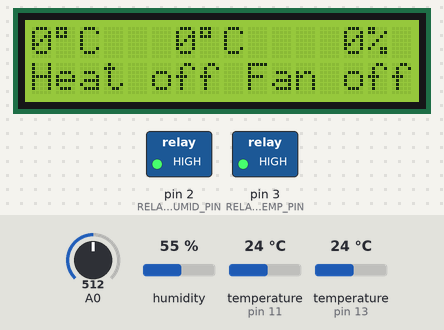
This sketch was run on a simulated Arduino Uno, built with avr-gcc and run on an emulated ATmega328P. Parts: 16×2 character LCD, switched loads named in the sketch (green lamp = pin HIGH). The test bench sets the inputs (shaded band); at power-on: humidity 55 %, A0 = 512, temperature (sensors on pin 11, pin 13) 24 °C.

Above: at 2.2 s.
2.3 s: humidity set to 68 %
At 6.1 s:
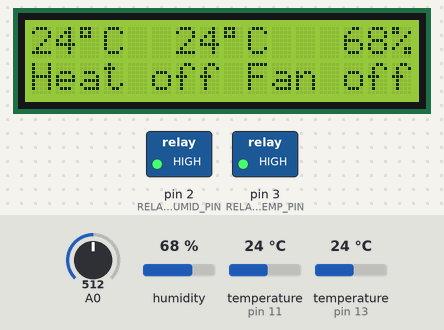
7.3 s: humidity set to 71 %
At 11.5 s:
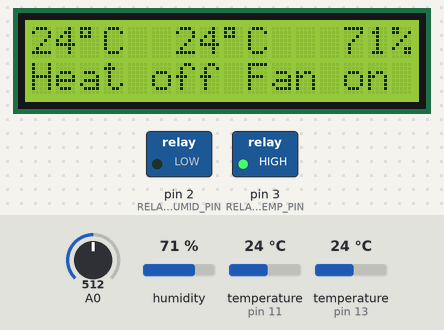
12.3 s: A0 set to 588
13.8 s: A0 set to 617
At 14.5 s:
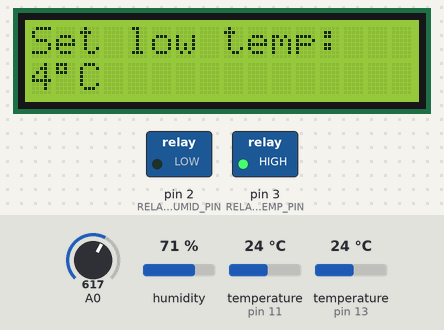
15.3 s: A0 set to 306
At 16.5 s:
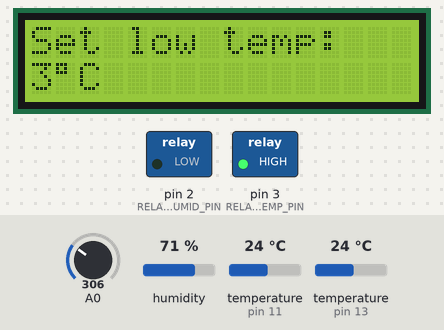
16.8 s: A0 set to 716
At 18.0 s:
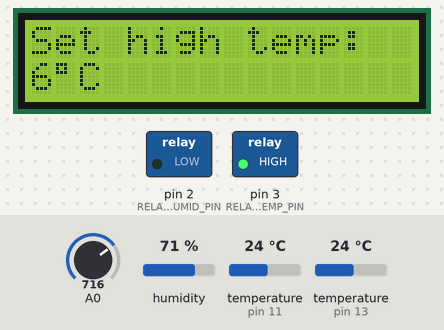
Timing chart, 0 to 19.8 s (numbered marks = the images above; inputs shaded):
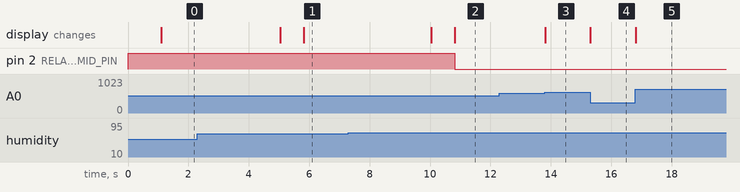

The sketch:

GarageClimate.ino
```cpp
/*
 * Noco-lab: thermo-hygro-stat
 *
 * Hardware:
 *   - Arduino Uno (can be replaced with any other arduino)
 *   - LCD shield with keypad
 *   - DHT11 termo+humidity sensor
 *   - DS18B20 sensor for outdoor
 *   - 2 Relay module
 *
 * Libraries to install:
 *   - DHT sensor library by Adafruit
 *   - OneWire
 *   - DallasTemperature
 */

#include <EEPROM.h>
#include <LiquidCrystal.h>
#include <DHT.h>
#include <OneWire.h>
#include <DallasTemperature.h>

/******************************************************************************/
/* Pins and other config                                                      */
/******************************************************************************/

LiquidCrystal lcd(8, 9, 4, 5, 6, 7);
DHT dht(11, DHT11);  // DHT11 module (temp/humid sensor)

const int RELAY_TEMP_PIN = 3;
const int RELAY_HUMID_PIN = 2;
const int ONE_WIRE_BUS = 13;  // For DS18B20 (outdoor temperature sensor)

const long KEY_TIMEOUT = 30000; // in ms
const long SENSORS_READ_PERIOD = 5000; // in ms, DHT sensor is slow, so 5+ seconds is a good choice

/******************************************************************************/
/* Definitions                                                                */
/******************************************************************************/

enum Key
{
  right,
  up,
  down,
  left,
  select,
  none
};

enum Mode
{
  idle,
  setLowTemp,
  setHighTemp,
  setLowHumid,
  setHighHumid
};

struct Config
{
  byte lowTemp;
  byte highTemp;
  byte lowHumid;
  byte highHumid;
};

struct State
{
  Mode mode;
  float temp;
  float humid;
  float outdoorTemp;
  bool tempOn;
  bool humidOn;
};

OneWire oneWire(ONE_WIRE_BUS);
DallasTemperature dsSensors(&oneWire);
DeviceAddress outdoorSensorAddress;

State state;
Config config;

/******************************************************************************/
/* Functions                                                                  */
/******************************************************************************/

void setup()
{
  pinMode(RELAY_TEMP_PIN, OUTPUT);
  pinMode(RELAY_HUMID_PIN, OUTPUT);
  processRelays(); // Make sure relays are off at startup

  state.mode = idle;
  restoreConfig();
  lcd.begin(16, 2);
  dht.begin();
  dsSensors.begin();
  if (! dsSensors.getAddress(outdoorSensorAddress, 0))
  {
    lcd.setCursor(0, 0);
    lcd.print("ERROR: can't get");
    lcd.setCursor(0, 1);
    lcd.print("DS18B20 address");
    //delay(1000000);
  }


  lcd.setCursor(0, 0);
  lcd.print("  Poconoco-lab  ");
  lcd.setCursor(0, 1);
  lcd.print("Thermohygrostat");
  delay(1000);
}

void loop() {
  switch(state.mode)
  {
    case idle         : loopIdle(); break;
    case setLowTemp   : loopSetup("low temp", "\xDF""C", config.lowTemp, 1); break;
    case setHighTemp  : loopSetup("high temp", "\xDF""C", config.highTemp, 1); break;
    case setLowHumid  : loopSetup("low humid", "%", config.lowHumid, 5); break;
    case setHighHumid : loopSetup("high humid", "%", config.highHumid, 5); break;
  }
}

void loopIdle() {
  processIU();
  processSensors();
  processClimate();
  processRelays();
}

void loopSetup(const char* parameterName, const char* units, byte &parameter, byte step)
{
  processKeys(&parameter, step);
  displaySetup(parameterName, units, parameter);
}

void displaySetup(const char* parameterName, const char* units, const byte parameter)
{
  char line[17];
  snprintf(line, 17, "Set %s:                ", parameterName);
  lcd.setCursor(0, 0);
  lcd.print(line);

  lcd.setCursor(0, 1);
  lcd.print(parameter);
  lcd.print(units);
  lcd.print("               ");
}

void processIU()
{
  displayIdle();
  processKeys(NULL, 0);
}

void displayIdle()
{
  char line[17];

  snprintf(line, 7, "%d\xDF""C     ", int(state.temp));
  line[7]=0;
  lcd.setCursor(0, 0);
  lcd.print(line);

  snprintf(line, 8, "%d\xDF""C     ", int(state.outdoorTemp));
  line[14]=0;
  lcd.setCursor(6, 0);
  lcd.print(line);

  snprintf(line, 4, "%d%%     ", int(state.humid));
  lcd.setCursor(13, 0);
  lcd.print(line);

  lcd.setCursor(0, 1);
  lcd.print(state.tempOn ? "Heat on  " : "Heat off ");
  lcd.setCursor(9, 1);
  lcd.print(state.humidOn ? "Fan on  " : "Fan off ");
}

void processKeys(byte *parameter, byte step)
{
  static Key lastKey = none;
  static long lastTime = 0;
  Key key = readKey();

  const long now = millis();

  if (key == lastKey)
  {
    // Nothing changed
    const long now = millis();
    if (state.mode != idle && lastTime > 0 && now - lastTime > KEY_TIMEOUT)
      toggleModeToIdle();
    return;
  }

  lastKey = key;
  lastTime = now;

  if (key == select)
  {
    toggleMode();
    return;
  }

  if (state.mode == idle)
    return;

  // Other modes are editing config
  if (parameter == NULL)
    return;

  if (key == up)
    *parameter += step;
  else if (key == down)
    *parameter -= step;
}

void toggleMode()
{
  if (state.mode == setHighHumid)
    toggleModeToIdle();
  else
  {
    state.mode = Mode(state.mode + 1);
  }
}

void toggleModeToIdle()
{
  state.mode = idle;
  writeConfig();
}

void processSensors()
{
  static long lastReadTime = 0;
  const long now = millis();

  if (now - lastReadTime > SENSORS_READ_PERIOD)
  {
    lastReadTime = now;
    // Each read can take up to 250 mseconds, so calling processKeysIdle()
    // in between in an attempt to keep keys responsive

    state.temp = dht.readTemperature();
    processIU();
    state.humid = dht.readHumidity();
    processIU();
    dsSensors.requestTemperatures();
    processIU();
    state.outdoorTemp = dsSensors.getTempC(outdoorSensorAddress);
    processIU();
  }
}

bool isValidTemp(float temp)
{
  return temp > -90 && temp < 90;
}

bool isValidHumid(float humid)
{
  return humid >= 10 && humid <= 100;
}

void processClimate()
{
  // Safety fallback to turn everything off in case of no data or reading error
  if (! isValidTemp(state.temp)
          || ! isValidHumid(state.humid)
          || ! isValidTemp(state.outdoorTemp))
  {
    state.tempOn = false;
    state.humidOn = false;
    return;
  }

  if (state.temp <= config.lowTemp)
    state.tempOn = true; // Turn on heater when temp is too low
  else if (state.temp >= config.highTemp)
    state.tempOn = false; // Turn off hetaer if temp is high
  // else if within range, keep prev heater state

  if (state.outdoorTemp < state.temp)
  {
    state.humidOn = false; // Keep fan turned off if outside is colder than inside
  }
  else
  {
    if (state.humid <= config.lowHumid)
      state.humidOn = false; // Turn fan off if humid is low
    else if (state.humid >= config.highHumid)
      state.humidOn = true; // Turn fan on if humid is too high
    // else if within range, keep prev fan state
  }
}

int boolToDigital(bool val)
{
  return val ? LOW : HIGH;
}

void processRelays()
{
  digitalWrite(RELAY_TEMP_PIN, boolToDigital(state.tempOn));
  digitalWrite(RELAY_HUMID_PIN, boolToDigital(state.humidOn));
}

Key readKey()
{
  int analogKey = analogRead(0);

  if (analogKey < 60)
    return right;

  if (analogKey < 200)
    return up;

  if (analogKey < 400)
    return down;

  if (analogKey < 600)
    return left;

  if (analogKey < 800)
    return select;

  return none;
}

void resetDefaultConfig() {
  config.lowTemp = 4;
  config.highTemp = 6;
  config.lowHumid = 60;
  config.highHumid = 70;
}

void restoreConfig() {
//  EEPROM.get(0, config);

//  if (config.lowTemp == 0xFF)
    resetDefaultConfig();
}

void writeConfig()
{
//  EEPROM.put(0, config);
}
```

Measured:
- the behaviour switches between 69 and 70 % on humidity (found by bisection; images 1 and 2)
- the behaviour switches between 599 and 600 on A0 (found by bisection; images 2 and 3)
- after the input at 7.3 s, pin 2 (RELAY_HUMID_PIN): HIGH → LOW after 3.5 s; the display: first changes after 2.7 s (image 2 shows a later state)
- after the input at 12.3 s, every drawn part: stays the same
- after the input at 13.8 s, the display: changes at once (image 3)
- after the input at 15.3 s, the display: changes at once (image 4)
- after the input at 16.8 s, the display: changes at once (image 5)
